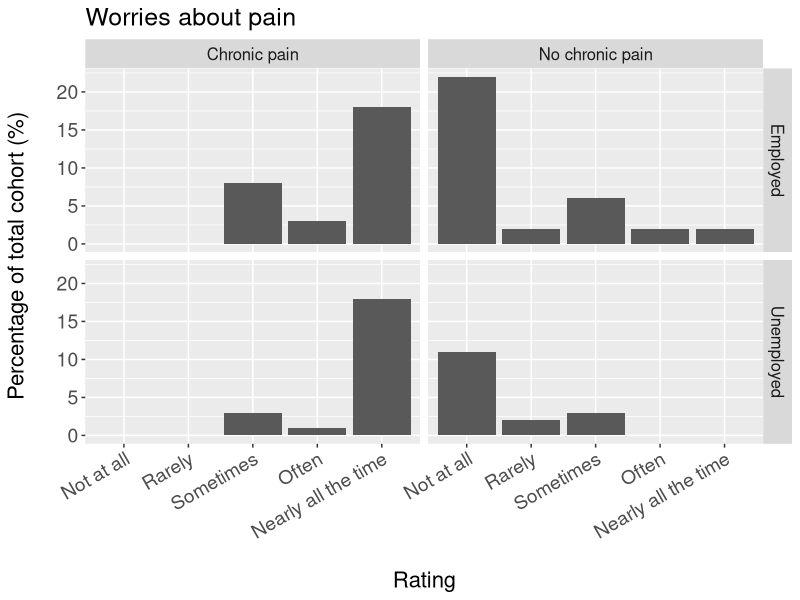
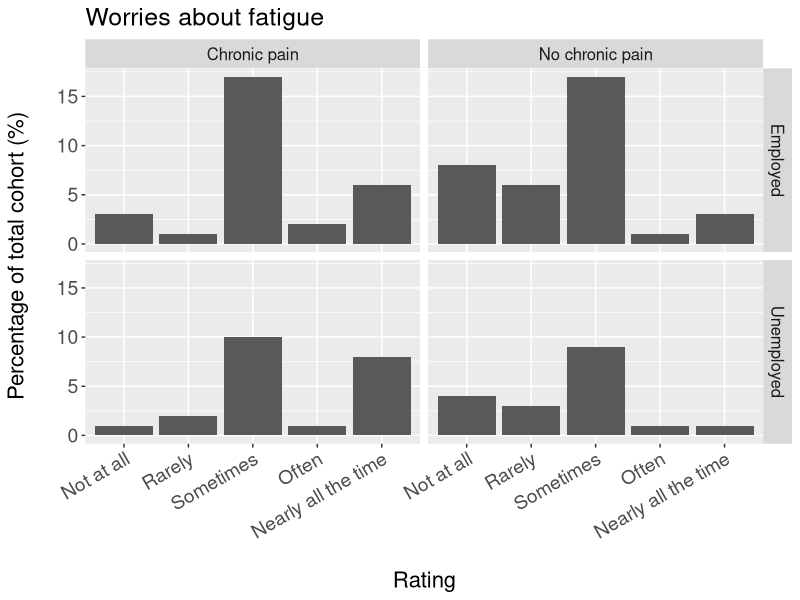
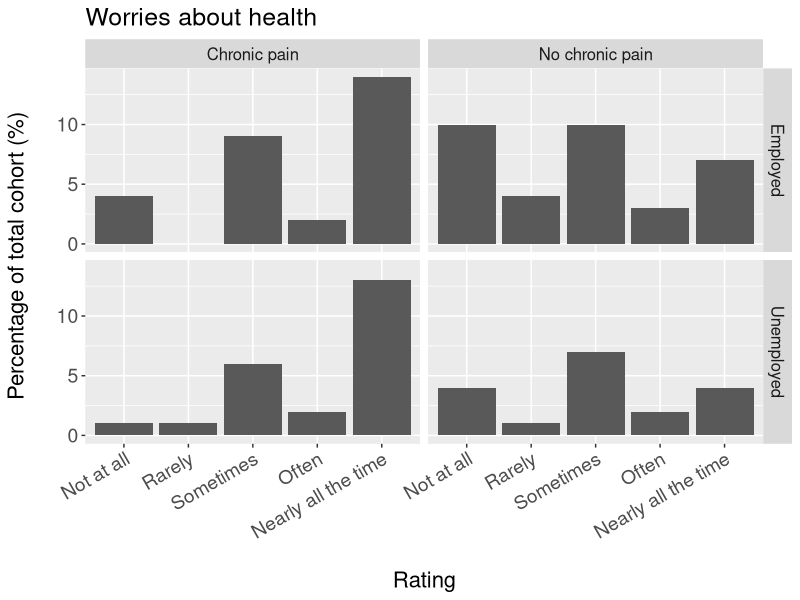
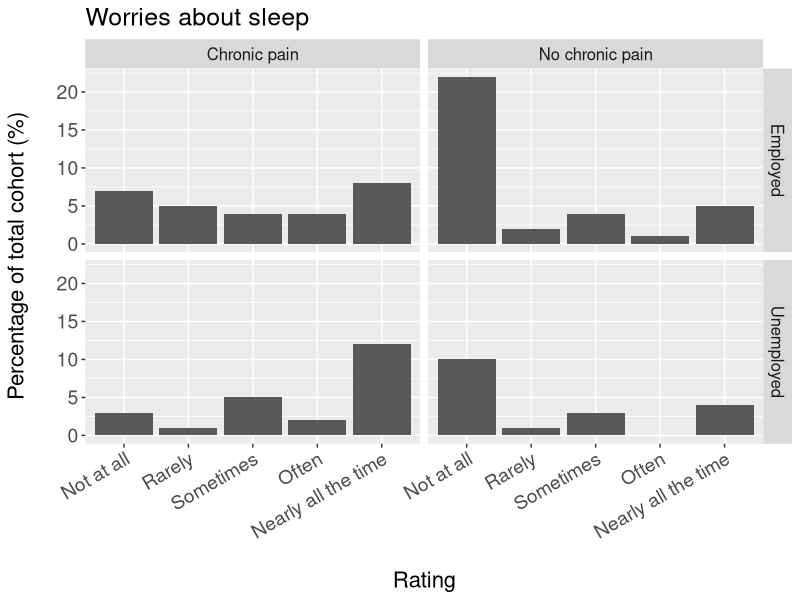
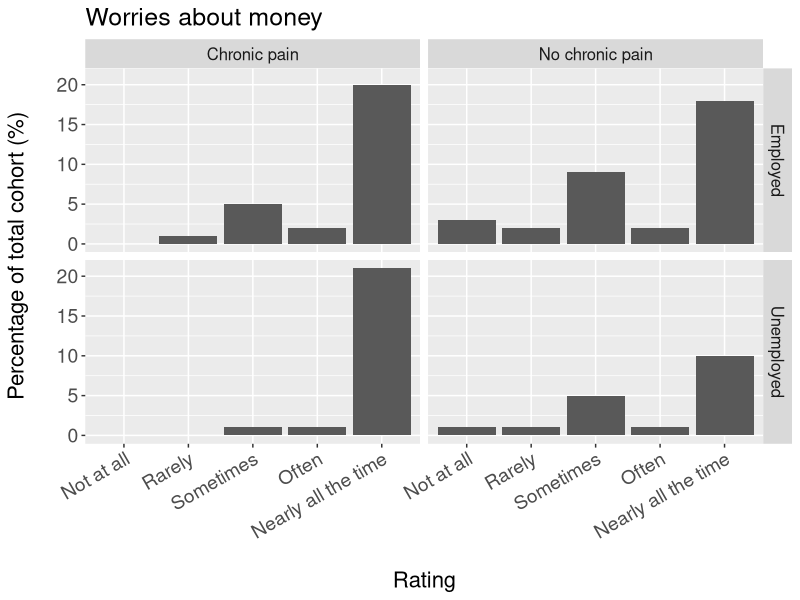
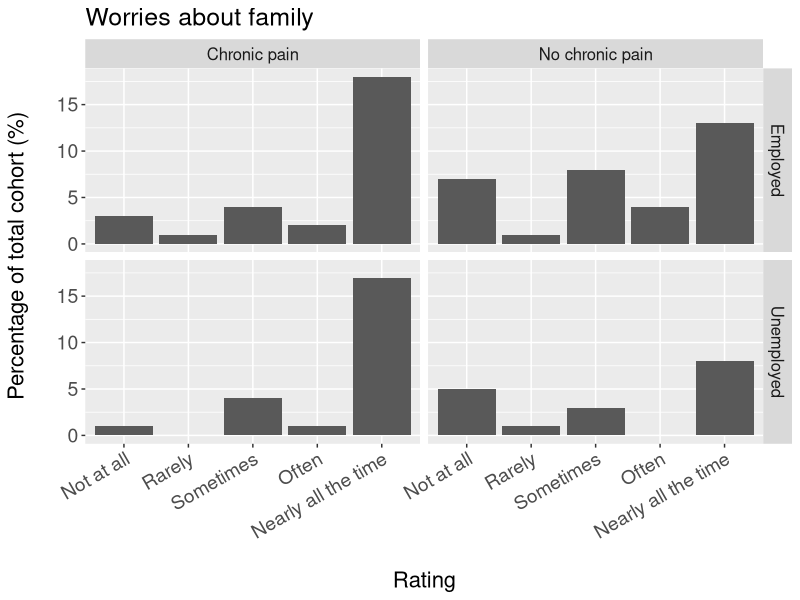
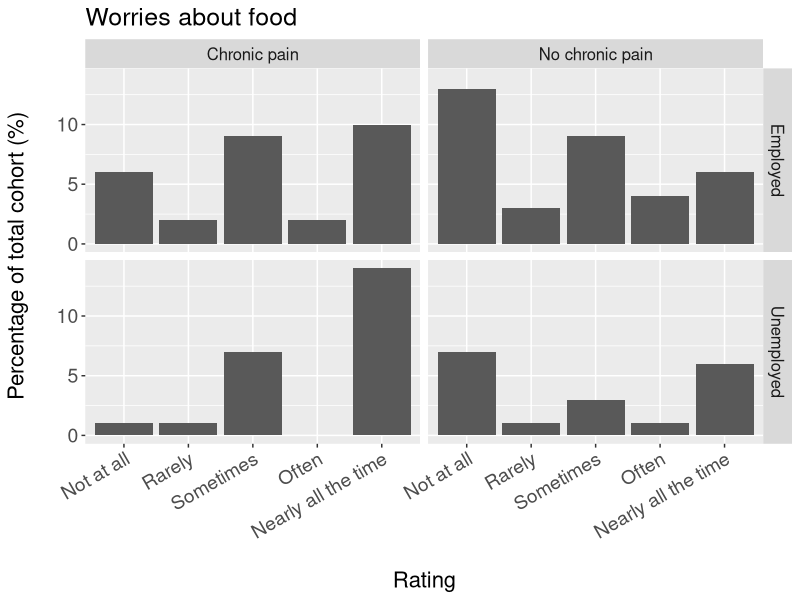

The R script that drew these images, in order:
## ---- chunk 1
############################################################
#                                                          #
#                      Session setup                       #
#                                                          #
############################################################

# Load packages
library(svglite)
library(readr)
library(dplyr)
library(tidyr)
library(ggplot2)
library(scales)
library(grid)

# knitr chunk options
knitr::opts_chunk$set(echo = FALSE,
               warning = FALSE,
               message = FALSE,
               fig.path = './figures/',
               fig.height = 8,
               fig.width = 8,
               dev = c('svg', 'png'), 
               tidy = FALSE)
## ---- chunk 2
data <- read_csv('./data/worries.data.csv')
## ---- chunk 3

data_pain <- data %>%
    select(c(2, 4, 5))  %>%
    mutate(`EMPLOYMENT STATUS` = # recode employment status
               ifelse(employment == 'Full time' | 
                          employment == 'Part time/piece work',
                      'employed', 'unemployed')) %>%
    mutate(RATING = factor(worries_about_pain, 
                           levels = c('Not at all', 'Rarely',
                                      'Sometimes', 'Often', 
                                      'Nearly all the time'), 
                           ordered = TRUE)) %>%
    select(1, 3, 4, 5) %>%
    rename(`CHRONIC PAIN:` = chronic_pain) %>%
    group_by(`EMPLOYMENT STATUS`, `CHRONIC PAIN:`, RATING) %>%
    summarise(COUNT = n()) %>%
    xtabs(COUNT ~ RATING + `EMPLOYMENT STATUS` + `CHRONIC PAIN:`,
          data = .) %>%
    ftable(.)

data_pain

df_pain <- as.data.frame(data_pain) %>%
    rename(Rating = RATING,
           Employment_status = EMPLOYMENT.STATUS,
           Pain_status = CHRONIC.PAIN.,
           Count = Freq) %>%
    mutate(Percentage = round((Count / sum(.$Count)) * 100)) %>%
    mutate(Pain_status = ifelse(Pain_status == 'Yes', 
                                'Chronic pain', 'No chronic pain')) %>%
    mutate(Employment_status = ifelse(Employment_status == 'employed', 
                                'Employed', 'Unemployed'))
    
ggplot(df_pain, aes(x = Rating, y = Percentage)) +
    geom_bar(stat = 'identity') +
    facet_grid(Employment_status ~ Pain_status) +
    labs(title = 'Worries about pain',
         x = '\nRating',
         y = 'Percentage of total cohort (%)\n') +
    theme(plot.title = element_text(size = 18),
          axis.title = element_text(size = 16),
          axis.text = element_text(size = 14),
          axis.text.x = element_text(angle = 30, hjust = 1),
          strip.text = element_text(size = 12))

## ---- chunk 4

data_fatigue <- data %>%
    select(c(2, 4, 6))  %>%
    mutate(`EMPLOYMENT STATUS` = # recode employment status
               ifelse(employment == 'Full time' | 
                          employment == 'Part time/piece work',
                      'employed', 'unemployed')) %>%
    mutate(RATING = factor(worries_about_fatigue, 
                           levels = c('Not at all', 'Rarely',
                                      'Sometimes', 'Often', 
                                      'Nearly all the time'), 
                           ordered = TRUE)) %>%
    select(1, 3, 4, 5) %>%
    rename(`CHRONIC PAIN:` = chronic_pain) %>%
    group_by(`EMPLOYMENT STATUS`, `CHRONIC PAIN:`, RATING) %>%
    summarise(COUNT = n()) %>%
    xtabs(COUNT ~ RATING + `EMPLOYMENT STATUS` + `CHRONIC PAIN:`,
          data = .) %>%
    ftable(.)

data_fatigue

df_fatigue <- as.data.frame(data_fatigue) %>%
    rename(Rating = RATING,
           Employment_status = EMPLOYMENT.STATUS,
           Pain_status = CHRONIC.PAIN.,
           Count = Freq) %>%
    mutate(Percentage = round((Count / sum(.$Count)) * 100)) %>%
    mutate(Pain_status = ifelse(Pain_status == 'Yes', 
                                'Chronic pain', 'No chronic pain')) %>%
    mutate(Employment_status = ifelse(Employment_status == 'employed', 
                                'Employed', 'Unemployed'))
    
ggplot(df_fatigue, aes(x = Rating, y = Percentage)) +
    geom_bar(stat = 'identity') +
    facet_grid(Employment_status ~ Pain_status) +
    labs(title = 'Worries about fatigue',
         x = '\nRating',
         y = 'Percentage of total cohort (%)\n') +
    theme(plot.title = element_text(size = 18),
          axis.title = element_text(size = 16),
          axis.text = element_text(size = 14),
          axis.text.x = element_text(angle = 30, hjust = 1),
          strip.text = element_text(size = 12))

## ---- chunk 5

data_health <- data %>%
    select(c(2, 4, 7))  %>%
    mutate(`EMPLOYMENT STATUS` = # recode employment status
               ifelse(employment == 'Full time' | 
                          employment == 'Part time/piece work',
                      'employed', 'unemployed')) %>%
    mutate(RATING = factor(worries_about_health, 
                           levels = c('Not at all', 'Rarely',
                                      'Sometimes', 'Often', 
                                      'Nearly all the time'), 
                           ordered = TRUE)) %>%
    select(1, 3, 4, 5) %>%
    rename(`CHRONIC PAIN:` = chronic_pain) %>%
    group_by(`EMPLOYMENT STATUS`, `CHRONIC PAIN:`, RATING) %>%
    summarise(COUNT = n()) %>%
    xtabs(COUNT ~ RATING + `EMPLOYMENT STATUS` + `CHRONIC PAIN:`,
          data = .) %>%
    ftable(.)

data_health

df_health <- as.data.frame(data_health) %>%
    rename(Rating = RATING,
           Employment_status = EMPLOYMENT.STATUS,
           Pain_status = CHRONIC.PAIN.,
           Count = Freq) %>%
    mutate(Percentage = round((Count / sum(.$Count)) * 100)) %>%
    mutate(Pain_status = ifelse(Pain_status == 'Yes', 
                                'Chronic pain', 'No chronic pain')) %>%
    mutate(Employment_status = ifelse(Employment_status == 'employed', 
                                'Employed', 'Unemployed'))
    
ggplot(df_health, aes(x = Rating, y = Percentage)) +
    geom_bar(stat = 'identity') +
    facet_grid(Employment_status ~ Pain_status) +
    labs(title = 'Worries about health',
         x = '\nRating',
         y = 'Percentage of total cohort (%)\n') +
    theme(plot.title = element_text(size = 18),
          axis.title = element_text(size = 16),
          axis.text = element_text(size = 14),
          axis.text.x = element_text(angle = 30, hjust = 1),
          strip.text = element_text(size = 12))
## ---- chunk 6

data_sleep <- data %>%
    select(c(2, 4, 8))  %>%
    mutate(`EMPLOYMENT STATUS` = # recode employment status
               ifelse(employment == 'Full time' | 
                          employment == 'Part time/piece work',
                      'employed', 'unemployed')) %>%
    mutate(RATING = factor(worries_about_sleep, 
                           levels = c('Not at all', 'Rarely',
                                      'Sometimes', 'Often', 
                                      'Nearly all the time'), 
                           ordered = TRUE)) %>%
    select(1, 3, 4, 5) %>%
    rename(`CHRONIC PAIN:` = chronic_pain) %>%
    group_by(`EMPLOYMENT STATUS`, `CHRONIC PAIN:`, RATING) %>%
    summarise(COUNT = n()) %>%
    xtabs(COUNT ~ RATING + `EMPLOYMENT STATUS` + `CHRONIC PAIN:`,
          data = .) %>%
    ftable(.)

data_sleep

df_sleep <- as.data.frame(data_sleep) %>%
    rename(Rating = RATING,
           Employment_status = EMPLOYMENT.STATUS,
           Pain_status = CHRONIC.PAIN.,
           Count = Freq) %>%
    mutate(Percentage = round((Count / sum(.$Count)) * 100)) %>%
    mutate(Pain_status = ifelse(Pain_status == 'Yes', 
                                'Chronic pain', 'No chronic pain')) %>%
    mutate(Employment_status = ifelse(Employment_status == 'employed', 
                                'Employed', 'Unemployed'))
    
ggplot(df_sleep, aes(x = Rating, y = Percentage)) +
    geom_bar(stat = 'identity') +
    facet_grid(Employment_status ~ Pain_status) +
    labs(title = 'Worries about sleep',
         x = '\nRating',
         y = 'Percentage of total cohort (%)\n') +
    theme(plot.title = element_text(size = 18),
          axis.title = element_text(size = 16),
          axis.text = element_text(size = 14),
          axis.text.x = element_text(angle = 30, hjust = 1),
          strip.text = element_text(size = 12))
## ---- chunk 7

data_money <- data %>%
    select(c(2, 4, 9))  %>%
    mutate(`EMPLOYMENT STATUS` = # recode employment status
               ifelse(employment == 'Full time' | 
                          employment == 'Part time/piece work',
                      'employed', 'unemployed')) %>%
    mutate(RATING = factor(worries_about_money, 
                           levels = c('Not at all', 'Rarely',
                                      'Sometimes', 'Often', 
                                      'Nearly all the time'), 
                           ordered = TRUE)) %>%
    select(1, 3, 4, 5) %>%
    rename(`CHRONIC PAIN:` = chronic_pain) %>%
    group_by(`EMPLOYMENT STATUS`, `CHRONIC PAIN:`, RATING) %>%
    summarise(COUNT = n()) %>%
    xtabs(COUNT ~ RATING + `EMPLOYMENT STATUS` + `CHRONIC PAIN:`,
          data = .) %>%
    ftable(.)

data_money

df_money <- as.data.frame(data_money) %>%
    rename(Rating = RATING,
           Employment_status = EMPLOYMENT.STATUS,
           Pain_status = CHRONIC.PAIN.,
           Count = Freq) %>%
    mutate(Percentage = round((Count / sum(.$Count)) * 100)) %>%
    mutate(Pain_status = ifelse(Pain_status == 'Yes', 
                                'Chronic pain', 'No chronic pain')) %>%
    mutate(Employment_status = ifelse(Employment_status == 'employed', 
                                'Employed', 'Unemployed'))
    
ggplot(df_money, aes(x = Rating, y = Percentage)) +
    geom_bar(stat = 'identity') +
    facet_grid(Employment_status ~ Pain_status) +
    labs(title = 'Worries about money',
         x = '\nRating',
         y = 'Percentage of total cohort (%)\n') +
    theme(plot.title = element_text(size = 18),
          axis.title = element_text(size = 16),
          axis.text = element_text(size = 14),
          axis.text.x = element_text(angle = 30, hjust = 1),
          strip.text = element_text(size = 12))
## ---- chunk 8

data_family <- data %>%
    select(c(2, 4, 10))  %>%
    mutate(`EMPLOYMENT STATUS` = # recode employment status
               ifelse(employment == 'Full time' | 
                          employment == 'Part time/piece work',
                      'employed', 'unemployed')) %>%
    mutate(RATING = factor(worries_about_family, 
                           levels = c('Not at all', 'Rarely',
                                      'Sometimes', 'Often', 
                                      'Nearly all the time'), 
                           ordered = TRUE)) %>%
    select(1, 3, 4, 5) %>%
    rename(`CHRONIC PAIN:` = chronic_pain) %>%
    group_by(`EMPLOYMENT STATUS`, `CHRONIC PAIN:`, RATING) %>%
    summarise(COUNT = n()) %>%
    xtabs(COUNT ~ RATING + `EMPLOYMENT STATUS` + `CHRONIC PAIN:`,
          data = .) %>%
    ftable(.)

data_family

df_family <- as.data.frame(data_family) %>%
    rename(Rating = RATING,
           Employment_status = EMPLOYMENT.STATUS,
           Pain_status = CHRONIC.PAIN.,
           Count = Freq) %>%
    mutate(Percentage = round((Count / sum(.$Count)) * 100)) %>%
    mutate(Pain_status = ifelse(Pain_status == 'Yes', 
                                'Chronic pain', 'No chronic pain')) %>%
    mutate(Employment_status = ifelse(Employment_status == 'employed', 
                                'Employed', 'Unemployed'))
    
ggplot(df_family, aes(x = Rating, y = Percentage)) +
    geom_bar(stat = 'identity') +
    facet_grid(Employment_status ~ Pain_status) +
    labs(title = 'Worries about family',
         x = '\nRating',
         y = 'Percentage of total cohort (%)\n') +
    theme(plot.title = element_text(size = 18),
          axis.title = element_text(size = 16),
          axis.text = element_text(size = 14),
          axis.text.x = element_text(angle = 30, hjust = 1),
          strip.text = element_text(size = 12))

## ---- chunk 9

data_food <- data %>%
    select(c(2, 4, 11))  %>%
    mutate(`EMPLOYMENT STATUS` = # recode employment status
               ifelse(employment == 'Full time' | 
                          employment == 'Part time/piece work',
                      'employed', 'unemployed')) %>%
    mutate(RATING = factor(worries_about_food, 
                           levels = c('Not at all', 'Rarely',
                                      'Sometimes', 'Often', 
                                      'Nearly all the time'), 
                           ordered = TRUE)) %>%
    select(1, 3, 4, 5) %>%
    rename(`CHRONIC PAIN:` = chronic_pain) %>%
    group_by(`EMPLOYMENT STATUS`, `CHRONIC PAIN:`, RATING) %>%
    summarise(COUNT = n()) %>%
    xtabs(COUNT ~ RATING + `EMPLOYMENT STATUS` + `CHRONIC PAIN:`,
          data = .) %>%
    ftable(.)

data_food

df_food <- as.data.frame(data_food) %>%
    rename(Rating = RATING,
           Employment_status = EMPLOYMENT.STATUS,
           Pain_status = CHRONIC.PAIN.,
           Count = Freq) %>%
    mutate(Percentage = round((Count / sum(.$Count)) * 100)) %>%
    mutate(Pain_status = ifelse(Pain_status == 'Yes', 
                                'Chronic pain', 'No chronic pain')) %>%
    mutate(Employment_status = ifelse(Employment_status == 'employed', 
                                'Employed', 'Unemployed'))
    
ggplot(df_food, aes(x = Rating, y = Percentage)) +
    geom_bar(stat = 'identity') +
    facet_grid(Employment_status ~ Pain_status) +
    labs(title = 'Worries about food',
         x = '\nRating',
         y = 'Percentage of total cohort (%)\n') +
    theme(plot.title = element_text(size = 18),
          axis.title = element_text(size = 16),
          axis.text = element_text(size = 14),
          axis.text.x = element_text(angle = 30, hjust = 1),
          strip.text = element_text(size = 12))
